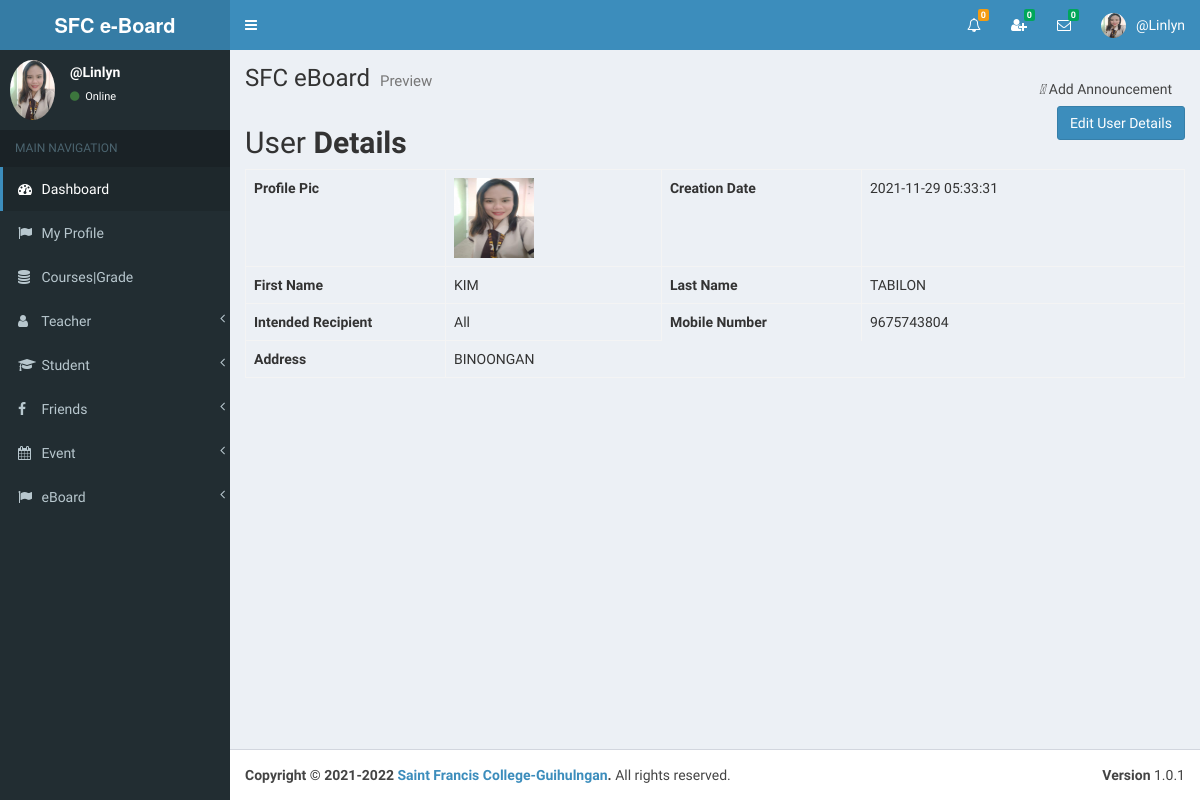
Page /view/announcement_read.php?viewid=21 (signed in) on the committed database.
### tables this page shows
CREATE TABLE `tblusers` (
  `ID` int(10) NOT NULL,
  `FirstName` varchar(200) DEFAULT NULL,
  `LastName` varchar(200) DEFAULT NULL,
  `MobileNumber` bigint(10) DEFAULT NULL,
  `Email` varchar(200) DEFAULT NULL,
  `Address` mediumtext DEFAULT NULL,
  `ProfilePic` varchar(200) DEFAULT NULL,
  `status` varchar(100) NOT NULL,
  `CreationDate` timestamp NOT NULL DEFAULT current_timestamp() ON UPDATE current_timestamp()
);

### view/announcement_read.php (the view, shortened to what this page needs)
<?php
include('dbconnection.php');
?>
<?php include_once('head.php'); ?>
<?php include_once('header_admin.php'); ?>
<?php include_once('sidebar.php'); ?>
<div class="content-wrapper">
    <section class="content-header">
        <h1>
            SFC eBoard
            <small>Preview</small>
        </h1>
        <ol class="breadcrumb">
            <li><a href="add_announcement.php" class="btn btn-secondary"><i class="material-icons">&#xE147;</i> <span>Add Announcement</span></a></li>
        </ol>
    </section>
    <section class="content">
            <div class="table-responsive">
                <div class="table-wrapper">
                    <div class="table-title">
                        <div class="row">
                            <div class="col-sm-5">
                                <h2>User <b>Details</b></h2>
                            </div>
        <?php
        $vid=$_GET['viewid'];
        $ret=mysqli_query($con,"select * from tblusers where ID =$vid");
        while ($row=mysqli_fetch_array($ret)) {
        ?>
                             <div class="col-sm-7" align="right">
                                <a href="announcement_edit.php?editid=<?php echo htmlentities ($row['ID']);?>" class="btn btn-primary"><span>Edit User Details</span></a>
                            </div>
                        </div>
                    </div>
        <table cellpadding="0" cellspacing="0" border="0" class="display table table-bordered" id="hidden-table-info">
        <tbody>
            <tr>
                <th width="200">Profile Pic</th>
                <td><img src="profilepics/<?php  echo $row['ProfilePic'];?>" width="80" height="80"></td>
                   <th width="200">Creation Date</th>
            <td><?php  echo $row['CreationDate'];?></td>
            </tr>
         <tr>
            <th>First Name</th>
            <td><?php  echo $row['FirstName'];?></td>
            <th>Last Name</th>
            <td><?php  echo $row['LastName'];?></td>
          </tr>
          <tr>
            <th>Intended Recipient</th>
            <td><?php  echo $row['Email'];?></td>
            <th>Mobile Number</th>
            <td><?php  echo $row['MobileNumber'];?></td>
          </tr>
          <tr>
            <th>Address</th>
            <td><?php  echo $row['Address'];?></td>
          </tr>
        <?php
        }?>
        </tbody>
        </table>
                </div>
            </div>
        </div>
</div>
<?php include_once('footer.php'); ?>

### view/head.php (shortened to what this page needs)
<!DOCTYPE html>
<html>
<head>
  <link rel="stylesheet" href="../bootstrap/css/bootstrap.min.css">
  <link rel="stylesheet" href="https://cdnjs.cloudflare.com/ajax/libs/font-awesome/4.5.0/css/font-awesome.min.css">
  <link rel="stylesheet" href="https://cdnjs.cloudflare.com/ajax/libs/ionicons/2.0.1/css/ionicons.min.css">
  <link rel="stylesheet" href="../dist/css/AdminLTE.min.css">
  <link rel="stylesheet" href="../dist/css/skins/_all-skins.min.css">
  <link rel="stylesheet" href="../plugins/iCheck/flat/blue.css">
  <link rel="stylesheet" href="../plugins/colorpicker/bootstrap-colorpicker.min.css">
  <link rel="stylesheet" href="../plugins/jvectormap/jquery-jvectormap-1.2.2.css">
  <link rel="stylesheet" href="../plugins/datepicker/datepicker3.css">
  <link rel="stylesheet" href="../plugins/daterangepicker/daterangepicker-bs3.css">
  <link rel="stylesheet" href="../plugins/bootstrap-wysihtml5/bootstrap3-wysihtml5.min.css">
    <link rel="stylesheet" href="../plugins/datatables/dataTables.bootstrap.css">
</head>

### view/header_admin.php (shortened to what this page needs)
<body class="hold-transition skin-blue sidebar-mini" >
<div class="wrapper">
  <header class="main-header" >
    <a href="" class="logo">
      <span class="logo-lg"><strong>SFC e-Board </strong></span>
    </a>
    <nav class="navbar navbar-static-top">
		<a href="#" class="sidebar-toggle" data-toggle="offcanvas" role="button">
       	</a>
		<div class="navbar-custom-menu">
			<ul class="nav navbar-nav">
              <li class="dropdown notifications-menu">
                <a href="#" class="dropdown-toggle" data-toggle="dropdown">
                  <i class="fa fa-bell-o"></i>
<?php
include_once('../controller/config.php');
$my_type=$_SESSION["type"];
if($my_type == 'Admin'){
	$sql1="SELECT COUNT(id) FROM main_notifications WHERE _isread='0'";
	$result1=mysqli_query($conn,$sql1);
	$row1=mysqli_fetch_assoc($result1);
	$notfi_count=$row1['COUNT(id)'];
?>
                  <span class="label label-warning"><?php echo $notfi_count; ?></span>
                </a>
              </li>
<?php }  ?>
<?php
include_once('../controller/config.php');
$my_index=$_SESSION["index_number"];
$my_type=$_SESSION["type"];
$sql="SELECT count(id)
      FROM my_friends
      WHERE my_index='$my_index' AND _status='Pending' AND _isread='0'";
$result=mysqli_query($conn,$sql);
$row=mysqli_fetch_assoc($result);
$unread_count=$row['count(id)'];
?>
              <li class="dropdown messages-menu"  id="friend_request">
              	<a href="#" class="dropdown-toggle" data-toggle="dropdown" onClick="showFriendRequest('<?php echo $my_index; ?>','<?php echo $my_type; ?>')">
                  <i class="fa fa-user-plus"></i>
                  <span class="label label-success"><?php echo $unread_count; ?></span>
                </a>
              </li>
<?php
include_once('../controller/config.php');
$my_index=$_SESSION["index_number"];
$unread_msg_count=0;
$sql="SELECT * FROM my_friends WHERE my_index='$my_index'";
$result=mysqli_query($conn,$sql);
while($row=mysqli_fetch_assoc($result)){
	$friend_index=$row['friend_index'];
	$sql1="SELECT count(id)
		  FROM online_chat
		  WHERE user_index='$friend_index' AND _isread='0'";
	$result1=mysqli_query($conn,$sql1);
	$row1=mysqli_fetch_assoc($result1);
	$unread_msg_count+=$row1['count(id)'];
}
?>
              <li class="dropdown messages-menu" id="unread_msg">
                <a href="#" class="dropdown-toggle" data-toggle="dropdown" >
                  <i class="fa fa-envelope-o"></i>
                  <span class="label label-success"><?php echo $unread_msg_count; ?></span>
                </a>
<?php
include_once('../controller/config.php');
$index=$_SESSION["index_number"];
$type=$_SESSION["type"];
$time='';
$file_path='';
	$sql="SELECT
           DISTINCT conversation_id,friend_index
           FROM
              my_friends
           WHERE
              	my_index='$index'
           ORDER BY
              conversation_id";
	$result=mysqli_query($conn,$sql);
	while($row=mysqli_fetch_assoc($result)){
		$conversation_id=$row['conversation_id'];
		$friend_index=$row['friend_index'];
		$sql3="SELECT * FROM my_friends WHERE conversation_id='$conversation_id' and friend_index='$friend_index'";
		$result3=mysqli_query($conn,$sql3);
		$row3=mysqli_fetch_assoc($result3);
		$friend_type=$row3['friend_type'];
		if($friend_type == "Admin"){
			$sql1="SELECT * FROM admin WHERE index_number='$friend_index'";
			$result1=mysqli_query($conn,$sql1);
			$row1=mysqli_fetch_assoc($result1);
			$friend_name=$row1['i_name'];
			$friend_image=$row1['image_name'];
		}
		if($friend_type == "Teacher"){
			$sql1="SELECT * FROM teacher WHERE index_number='$friend_index'";
			$result1=mysqli_query($conn,$sql1);
			$row1=mysqli_fetch_assoc($result1);
			$friend_name=$row1['i_name'];
			$friend_image=$row1['image_name'];
		}
		if($friend_type == "Student"){
			$sql1="SELECT * FROM student WHERE index_number='$friend_index'";
			$result1=mysqli_query($conn,$sql1);
			$row1=mysqli_fetch_assoc($result1);
			$friend_name=$row1['i_name'];
			$friend_image=$row1['image_name'];
		}
		$sql2="SELECT * FROM online_chat WHERE conversation_id='$conversation_id' ORDER BY id DESC LIMIT 1";
		$result2=mysqli_query($conn,$sql2);
		while($row2=mysqli_fetch_assoc($result2)){
			$last_msg=$row2['msg'];
			$msg_time=$row2['time'];
			$datetime1 = new DateTime($msg_time);
			$datetime2 = new DateTime();
			$interval = $datetime1->diff($datetime2);
			$year = $interval->format('%y y ');
			$month = $interval->format('%m m ');
			$days = $interval->format('%a d');
			$hours = $interval->format('%h h');
			$minutes = $interval->format('%i mins');
			$seconds = $interval->format('%s sec');
			if($year>0){
				$time=$year;
			}else if($month>0){
				$time=$month;
			}else if($days>0){
				$time=$days;
			}else if($hours>0){
				$time=$hours;
			}else if($minutes>0){
				$time=$minutes;
			}else{
				$time=$seconds;
			}
			if($type=="Admin"){
				$file_path="my_friends.php?do=showChatBox&my_index=$index&conversation_id=$conversation_id&friend_index=$friend_index&my_type=$type";
			}
			if($type=="Teacher"){
				$file_path="my_friends2.php?do=showChatBox&my_index=$index&conversation_id=$conversation_id&friend_index=$friend_index&my_type=$type";
			}
			if($type=="Student"){
				$file_path="my_friends1.php?do=showChatBox&my_index=$index&conversation_id=$conversation_id&friend_index=$friend_index&my_type=$type";
			}
?>
                      <li>
                        <a href="<?php echo $file_path; ?>" onClick="msgRead('<?php echo $index; ?>','<?php echo $conversation_id; ?>','<?php echo $friend_index; ?>','<?php echo $type; ?>')">
                          <div class="pull-left">
                            <img src="../<?php echo $friend_image; ?>" class="img-circle" alt="User Image">
                          </div>
                          <h4>
                            <?php echo $friend_name; ?>
                            <small><i class="fa fa-clock-o"></i> <?php echo $time; ?></small>
                          </h4>
                          <p><?php echo $last_msg; ?></p>
                        </a>
                      </li>
 <?php } } ?>
              </li>
<?php
include_once('../controller/config.php');
if($type=="Admin"){
	$sql="SELECT * FROM admin where index_number='$index'";
	$result=mysqli_query($conn,$sql);
	$row=mysqli_fetch_assoc($result);
}
?>
            	<li class="dropdown user user-menu">
                    <a href="#" class="dropdown-toggle" data-toggle="dropdown">
                      <img src="../<?php echo $row['image_name']; ?>" class="user-image" alt="User Image">
                      <span class="hidden-xs"><?php echo $row['i_name']; ?></span>
                    </a>
              </li>
            </ul>
        </div>
	</nav>
  </header>

### view/sidebar.php (shortened to what this page needs)
  <aside class="main-sidebar">
    <section class="sidebar">
<?php
include_once('../controller/config.php');
$index=$_SESSION["index_number"];
$sql="SELECT * FROM admin WHERE index_number='$index'";
$result=mysqli_query($conn,$sql);
$row=mysqli_fetch_assoc($result);
$name=$row['i_name'];
$image=$row['image_name'];
?>
      <div class="user-panel">
        <div class="pull-left image">
          <img src="../<?php echo $image; ?>" class="img-circle" alt="User Image">
        </div>
        <div class="pull-left info">
          <p><?php echo $name; ?></p>
            <a href="#"><i class="fa fa-circle text-success"></i> Online</a>
        </div>
      </div>
      <ul class="sidebar-menu">
        <li class="header">MAIN NAVIGATION</li>
        <li class="active treeview">
          <a href="dashboard.php">
            <i class="fa fa-dashboard"></i> <span>Dashboard</span>
          </a>
        </li>
         <li>
          <a href="admin_profile.php">
            <i class="fa fa-flag"></i> <span>My Profile</span>
          </a>
        </li>
        <li>
          <a href="grade.php">
            <i class="fa fa-database"></i> <span>Courses|Grade</span>
          </a>
        </li>
        <li class="treeview">
          <a href="#">
            <i class="fa fa-user" aria-hidden="true"></i>
            <span>Teacher</span>
            <span class="pull-right-container">
              <i class="fa fa-angle-left pull-right"></i>
            </span>
          </a>
        </li>
       <li class="treeview">
          <a href="#">
            <i class="fa fa-graduation-cap"></i>
            <span>Student</span>
            <span class="pull-right-container">
              <i class="fa fa-angle-left pull-right"></i>
            </span>
          </a>
        </li>
       <li class="treeview">
          <a href="#">
            <i class="fa fa-facebook"></i>
            <span>Friends</span>
            <span class="pull-right-container">
              <i class="fa fa-angle-left pull-right"></i>
            </span>
          </a>
        </li>
        <li class="treeview">
          <a href="#">
            <i class="fa fa-calendar"></i>
            <span>Event</span>
            <span class="pull-right-container">
              <i class="fa fa-angle-left pull-right"></i>
            </span>
          </a>
        </li>
        <li>
          <a href="#">
            <i class="fa fa-flag"></i>
            <span>eBoard</span>
            <span class="pull-right-container">
              <i class="fa fa-angle-left pull-right"></i>
            </span>
          </a>
        </li>
      </ul>
    </section>
  </aside>

### view/footer.php
	<footer class="main-footer">
        <div class="pull-right hidden-xs">
          <b>Version</b> 1.0.1
        </div>
        <strong>Copyright &copy; 2021-2022 <a href="">Saint Francis College-Guihulngan</a>.</strong> All rights reserved.
     </footer>
  </body>
</html>

### rows in the picture
tblusers: ProfilePic (picture), CreationDate "2021-11-29 05:33:31", FirstName "KIM", LastName "TABILON", Email "All", MobileNumber "9675743804", Address "BINOONGAN"

### other values in the picture
$notfi_count "0"
$unread_count "0"
$unread_msg_count "0"
$row['i_name'] "@Linlyn"
$name "@Linlyn"
